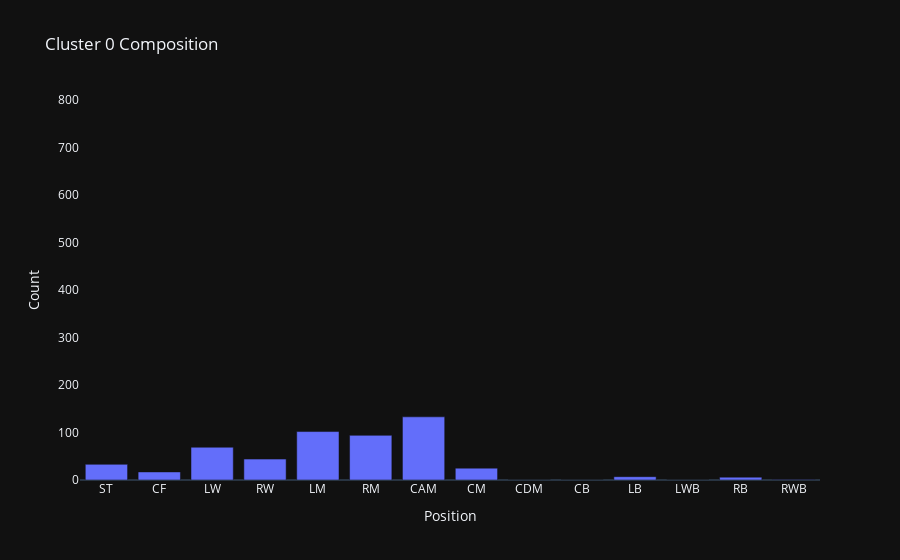
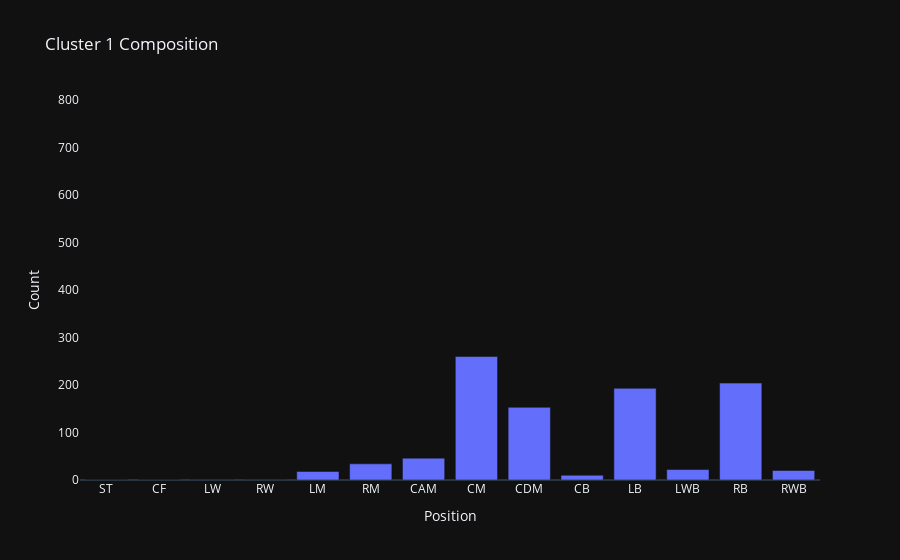
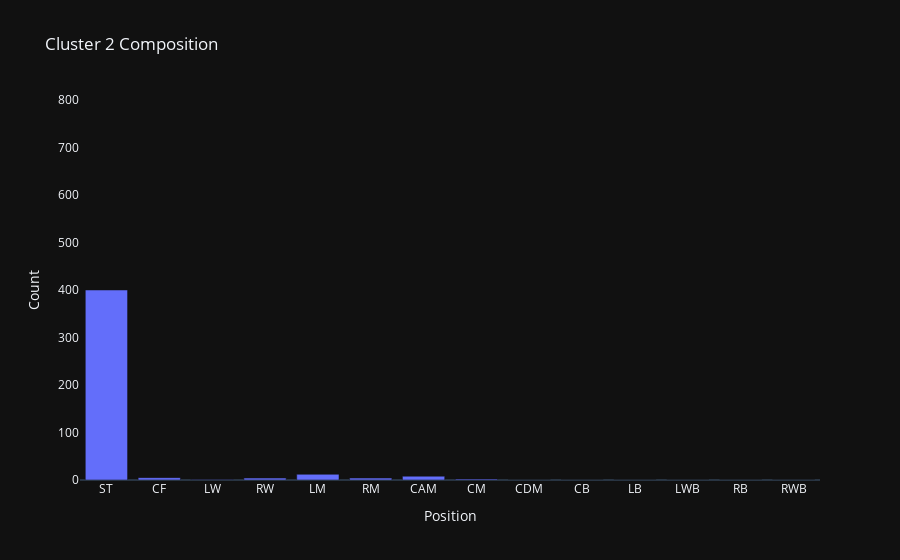
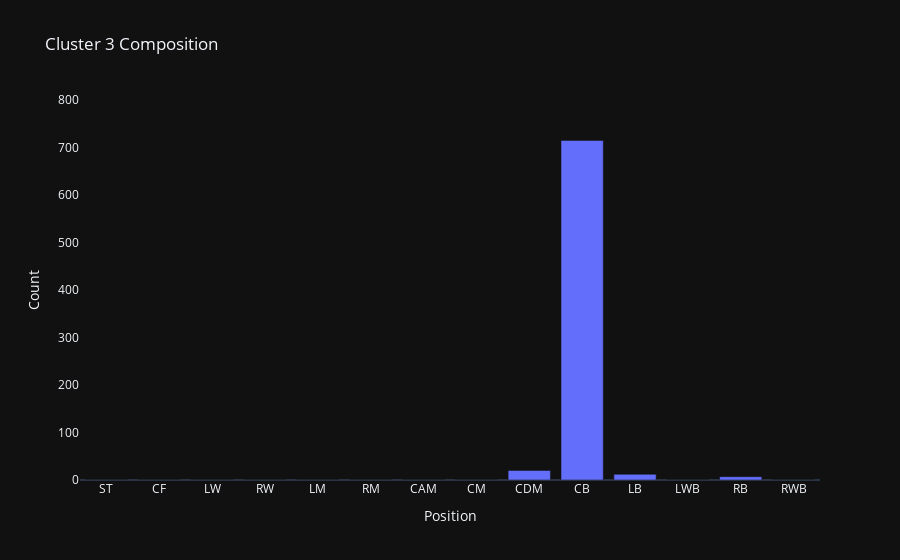

These figures' notebook cell, in order:
### Code cell
# Comparing for each cluster
for i in range(0,6):
    fig = px.bar(position_count_df[position_count_df['cluster'] == i], 
                       x = 'position', 
                       y = 'count',
                       title = 'Cluster {} Composition'.format(i))
    fig.update_layout(template = 'plotly_dark', yaxis_title = 'Count', xaxis_title = 'Position', 
                     yaxis_range = [0,800])
    fig.update_yaxes(showgrid = False)
    fig.show()

### Figure 1 — Plotly figure (JSON) as saved in the notebook; plotly's stock layout.template omitted (floating-point values rounded to 4 significant figures)
{"data": [{"alignmentgroup": "True", "hovertemplate": "position=%{x}<br>count=%{y}<extra></extra>", "legendgroup": "", "marker": {"color": "#636efa", "pattern": {"shape": ""}}, "name": "", "offsetgroup": "", "orientation": "v", "showlegend": false, "textposition": "auto", "type": "bar", "x": ["ST", "CF", "LW", "RW", "LM", "RM", "CAM", "CM", "CDM", "CB", "LB", "LWB", "RB", "RWB"], "xaxis": "x", "y": [33, 17, 69, 44, 102, 94, 133, 25, 0, 0, 7, 0, 6, 1], "yaxis": "y"}], "layout": {"barmode": "relative", "legend": {"tracegroupgap": 0}, "title": {"text": "Cluster 0 Composition"}, "xaxis": {"anchor": "y", "domain": [0, 1], "title": {"text": "Position"}}, "yaxis": {"anchor": "x", "domain": [0, 1], "range": [0, 800], "showgrid": false, "title": {"text": "Count"}}}}

### Figure 2 — Plotly figure (JSON) as saved in the notebook; plotly's stock layout.template omitted (floating-point values rounded to 4 significant figures)
{"data": [{"alignmentgroup": "True", "hovertemplate": "position=%{x}<br>count=%{y}<extra></extra>", "legendgroup": "", "marker": {"color": "#636efa", "pattern": {"shape": ""}}, "name": "", "offsetgroup": "", "orientation": "v", "showlegend": false, "textposition": "auto", "type": "bar", "x": ["ST", "CF", "LW", "RW", "LM", "RM", "CAM", "CM", "CDM", "CB", "LB", "LWB", "RB", "RWB"], "xaxis": "x", "y": [0, 0, 1, 1, 18, 34, 46, 260, 153, 10, 193, 22, 204, 20], "yaxis": "y"}], "layout": {"barmode": "relative", "legend": {"tracegroupgap": 0}, "title": {"text": "Cluster 1 Composition"}, "xaxis": {"anchor": "y", "domain": [0, 1], "title": {"text": "Position"}}, "yaxis": {"anchor": "x", "domain": [0, 1], "range": [0, 800], "showgrid": false, "title": {"text": "Count"}}}}

### Figure 3 — Plotly figure (JSON) as saved in the notebook; plotly's stock layout.template omitted (floating-point values rounded to 4 significant figures)
{"data": [{"alignmentgroup": "True", "hovertemplate": "position=%{x}<br>count=%{y}<extra></extra>", "legendgroup": "", "marker": {"color": "#636efa", "pattern": {"shape": ""}}, "name": "", "offsetgroup": "", "orientation": "v", "showlegend": false, "textposition": "auto", "type": "bar", "x": ["ST", "CF", "LW", "RW", "LM", "RM", "CAM", "CM", "CDM", "CB", "LB", "LWB", "RB", "RWB"], "xaxis": "x", "y": [400, 5, 1, 4, 12, 4, 8, 2, 0, 0, 0, 0, 0, 0], "yaxis": "y"}], "layout": {"barmode": "relative", "legend": {"tracegroupgap": 0}, "title": {"text": "Cluster 2 Composition"}, "xaxis": {"anchor": "y", "domain": [0, 1], "title": {"text": "Position"}}, "yaxis": {"anchor": "x", "domain": [0, 1], "range": [0, 800], "showgrid": false, "title": {"text": "Count"}}}}

### Figure 4 — Plotly figure (JSON) as saved in the notebook; plotly's stock layout.template omitted (floating-point values rounded to 4 significant figures)
{"data": [{"alignmentgroup": "True", "hovertemplate": "position=%{x}<br>count=%{y}<extra></extra>", "legendgroup": "", "marker": {"color": "#636efa", "pattern": {"shape": ""}}, "name": "", "offsetgroup": "", "orientation": "v", "showlegend": false, "textposition": "auto", "type": "bar", "x": ["ST", "CF", "LW", "RW", "LM", "RM", "CAM", "CM", "CDM", "CB", "LB", "LWB", "RB", "RWB"], "xaxis": "x", "y": [0, 0, 0, 0, 0, 0, 0, 0, 20, 715, 12, 0, 7, 0], "yaxis": "y"}], "layout": {"barmode": "relative", "legend": {"tracegroupgap": 0}, "title": {"text": "Cluster 3 Composition"}, "xaxis": {"anchor": "y", "domain": [0, 1], "title": {"text": "Position"}}, "yaxis": {"anchor": "x", "domain": [0, 1], "range": [0, 800], "showgrid": false, "title": {"text": "Count"}}}}
